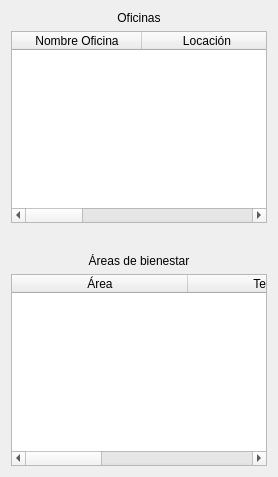
               <widget class="QWidget" name="pageContactanos">
                <layout class="QVBoxLayout" name="verticalLayout_8" stretch="1,0,0">
                 <item>
                  <layout class="QVBoxLayout" name="verticalLayout_3">
                   <item>
                    <widget class="QLabel" name="titleOficinas">
                     <property name="text">
                      <string>Oficinas</string>
                     </property>
                     <property name="alignment">
                      <set>Qt::AlignCenter</set>
                     </property>
                    </widget>
                   </item>
                   <item>
                    <widget class="QTableWidget" name="tableOficinas">
                     <property name="editTriggers">
                      <set>QAbstractItemView::NoEditTriggers</set>
                     </property>
                     <property name="selectionMode">
                      <enum>QAbstractItemView::SingleSelection</enum>
                     </property>
                     <property name="selectionBehavior">
                      <enum>QAbstractItemView::SelectRows</enum>
                     </property>
                     <property name="sortingEnabled">
                      <bool>true</bool>
                     </property>
                     <attribute name="horizontalHeaderDefaultSectionSize">
                      <number>130</number>
                     </attribute>
                     <attribute name="horizontalHeaderStretchLastSection">
                      <bool>true</bool>
                     </attribute>
                     <column>
                      <property name="text">
                       <string>Nombre Oficina</string>
                      </property>
                     </column>
                     <column>
                      <property name="text">
                       <string>Locación</string>
                      </property>
                     </column>
                     <column>
                      <property name="text">
                       <string>Teléfono</string>
                      </property>
                     </column>
                     <column>
                      <property name="text">
                       <string>Correo electrónico</string>
                      </property>
                     </column>
                    </widget>
                   </item>
                  </layout>
                 </item>
                 <item>
                  <spacer name="espacioHorizontal">
                   <property name="orientation">
                    <enum>Qt::Vertical</enum>
                   </property>
                   <property name="sizeType">
                    <enum>QSizePolicy::Preferred</enum>
                   </property>
                   <property name="sizeHint" stdset="0">
                    <size>
                     <width>20</width>
                     <height>25</height>
                    </size>
                   </property>
                  </spacer>
                 </item>
                 <item>
                  <layout class="QVBoxLayout" name="verticalLayout_7">
                   <item>
                    <widget class="QLabel" name="titleAreasBienestar">
                     <property name="text">
                      <string>Áreas de bienestar</string>
                     </property>
                     <property name="alignment">
                      <set>Qt::AlignCenter</set>
                     </property>
                    </widget>
                   </item>
                   <item>
                    <widget class="QTableWidget" name="tableAreasBienestar">
                     <property name="minimumSize">
                      <size>
                       <width>0</width>
                       <height>0</height>
                      </size>
                     </property>
                     <property name="editTriggers">
                      <set>QAbstractItemView::NoEditTriggers</set>
                     </property>
                     <property name="selectionMode">
                      <enum>QAbstractItemView::SingleSelection</enum>
                     </property>
                     <property name="selectionBehavior">
                      <enum>QAbstractItemView::SelectRows</enum>
                     </property>
                     <property name="sortingEnabled">
                      <bool>true</bool>
                     </property>
                     <attribute name="horizontalHeaderCascadingSectionResizes">
                      <bool>true</bool>
                     </attribute>
                     <attribute name="horizontalHeaderDefaultSectionSize">
                      <number>176</number>
                     </attribute>
                     <attribute name="horizontalHeaderStretchLastSection">
                      <bool>true</bool>
                     </attribute>
                     <column>
                      <property name="text">
                       <string>Área</string>
                      </property>
                     </column>
                     <column>
                      <property name="text">
                       <string>Teléfono</string>
                      </property>
                     </column>
                     <column>
                      <property name="text">
                       <string>Correo Electrónico</string>
                      </property>
                     </column>
                    </widget>
                   </item>
                  </layout>
                 </item>
                </layout>
               </widget>
